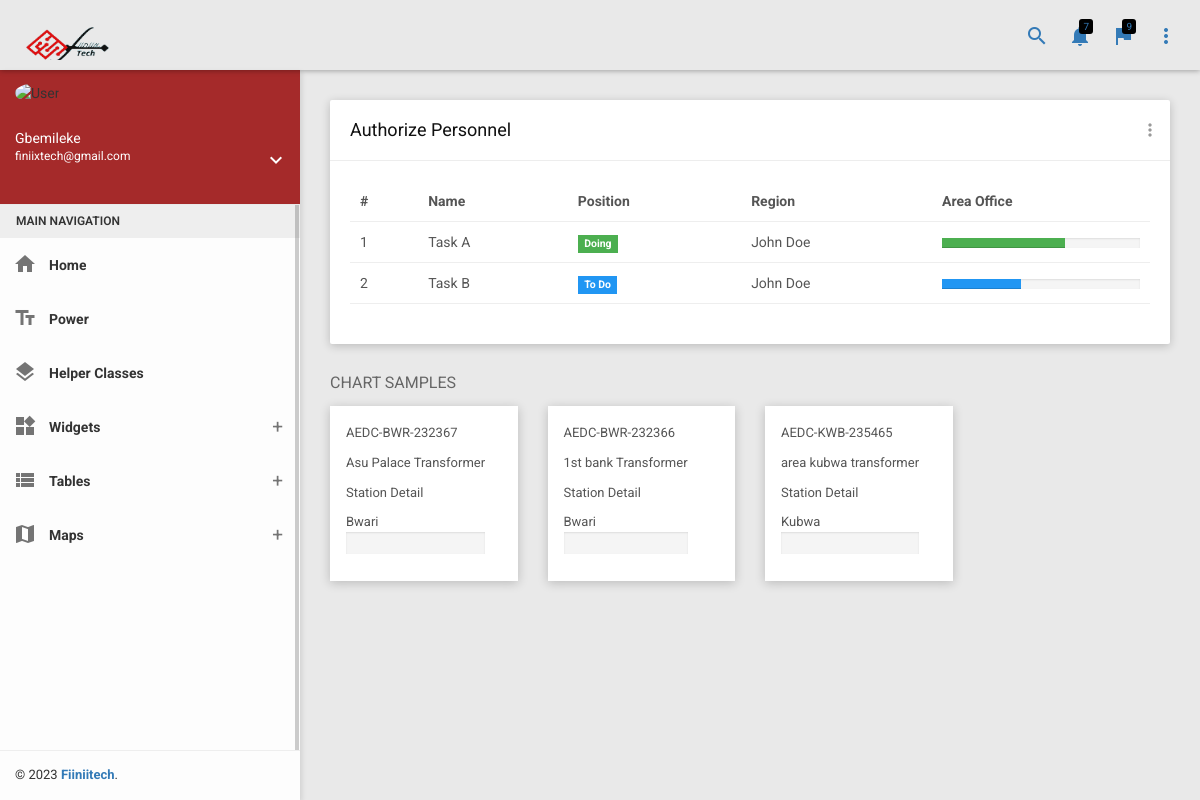
Page /smart-power-network/sps/ (signed in) on the earlier database version.
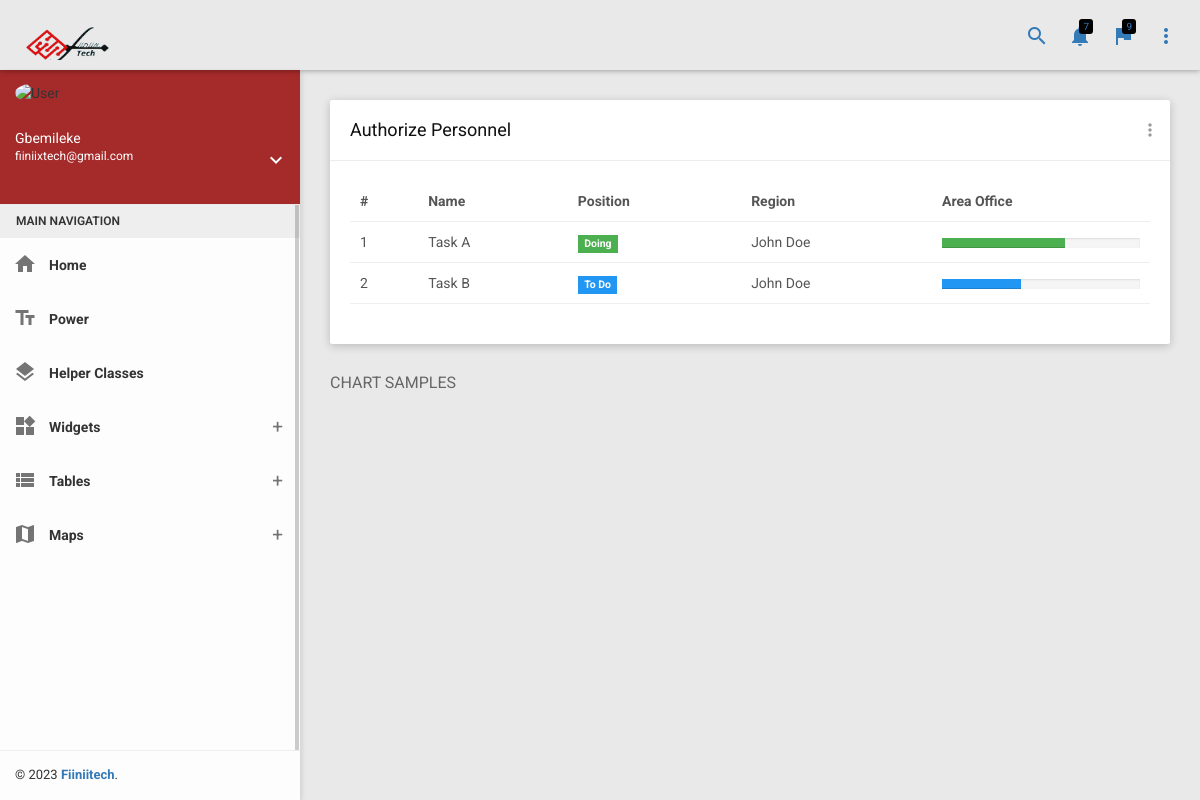
Same page on the later database version.
### authentication/models.py (models this page shows, shortened)
class User(AbstractBaseUser, PermissionsMixin):
    LEVEL_ONE = 1
    LEVEL_TWO = 2
    LEVEL_THREE = 3
    LEVEL_FOUR = 4
    TYPE_CHOICES = ((LEVEL_ONE, 'L1'),(LEVEL_TWO, 'L2'),(LEVEL_THREE, 'L3'),(LEVEL_FOUR, 'L4'),)
    customer_level_choices = models.PositiveSmallIntegerField(choices=TYPE_CHOICES, blank=True, null=True)
    customer_type = models.CharField(max_length=255)
    username = models.CharField(max_length=255)
    email = models.EmailField(max_length=255, unique=True)
    first_name = models.CharField(max_length=255)
    last_name = models.CharField(max_length=255)
    is_active = models.BooleanField(default=True)
    is_staff = models.BooleanField(default=False)
    middle_name = models.CharField(max_length=150, blank=True)
    country = CountryField()
    phone_number = PhoneNumberField(blank=True)
    postcode = models.CharField(max_length=12, blank=True)
    address_line_1 = models.CharField(max_length=150, blank=True)
    town_city = models.CharField(max_length=150, blank=True, null=True)
    date_of_birth = models.DateField(null=True)
    profile_pic = models.ImageField(upload_to='media/profile/userprofile/', blank=True)
    created_at = models.DateTimeField(auto_now_add=True)
    updated_at = models.DateTimeField(auto_now=True)
    objects = UserAccountManager()
    USERNAME_FIELD = 'email'
    REQUIRED_FIELDS = ['first_name', 'last_name']

### iotPowerSystem/models.py (models this page shows, shortened)
class Station(models.Model):
    company = models.CharField(max_length=255)
    regional_office =  models.CharField(max_length=255)
    area_office =  models.CharField(max_length=255)
    station_name = models.CharField(max_length=255)
    code = models.CharField(max_length=255)
    profile = models.ManyToManyField(UserProfile)
    location=  models.CharField(max_length=255)
    longtitudes = models.FloatField()
    latitude = models.FloatField()
    max_power = models.FloatField(max_length=255)
    zipcode = models.IntegerField(null=True)
    country = CountryField()
    local_gov_area = models.CharField(max_length=225, null=True)
    state = models.SlugField(max_length=225, null=False)
    def get_absolute_url(self):
        return reverse('smartpower:station_detail', args=[self.code])

### iotPowerSystem/views.py (the view)
# urls.py: path('sps/', index, name='home'),
@login_required
def index(request):
    if request.user.is_authenticated:
        user = request.user
        profile = UserProfile.objects.get(user=user)
        pp= get_object_or_404(UserProfile, user=user)
        if request.user.is_superuser:
            station = Station.objects.all()
            context={'station':station}
            return render(request, 'iotPowerSystem/frontpage.html',context)
        elif pp.staff_position=="DISPATCH" or pp.staff_position=="MTECH":
            station = Station.objects.filter(regional_office = profile.regional_office)
            return render(request, 'iotPowerSystem/frontpage.html',{'station':station})
        elif pp.staff_position=="SMD":
            station = Station.objects.filter(area_office = profile.area_office)
            return render(request, 'iotPowerSystem/frontpage.html',{'station':station})
        elif pp.staff_position=="SERVICE ENGINEER":
            station = Station.objects.filter(profile = profile)
            return render(request, 'iotPowerSystem/frontpage.html',{'station':station})
        elif pp.staff_position=="HQ":
            station = Station.objects.filter(copmany = profile.company)
            return render(request, 'iotPowerSystem/frontpage.html',{'station':station})
        else:
            messages.warning(request, 'User not registar')
            return redirect('smartpower:register')
    else:
        return redirect('authentication:userlogin')

### basket/basket_context_processors.py (called while the page is built)
def basket(request):
    return{'basket': Basket(request)}

### mainpage/service_context_processors.py (called while the page is built)
def serviceCategories(request):
	return {
        'serviceCategories': ServiceCategory.objects.all()
    }

### shop/product_context_processors.py (called while the page is built)
def categories(request):
    return {
        'categories': Category.objects.all()
    }

### templates/iotPowerSystem/frontpage.html (shortened to what the changed rows need)
{% extends "./base_power_system.html" %}
{%  load static %}
{% block content %}
 {% include './component/sidebar.html' %}
<section class="content">
    <div class="container-fluid">
        <div class="row clearfix">
            <div class="col-xs-12 col-sm-12 col-md-12 col-lg-12">
                <div class="card">
                    <div class="header">
                        <h2>Authorize Personnel</h2>
                    </div>
                    <div class="body">
                        <div class="table-responsive">
                            <table class="table table-hover dashboard-task-infos">
                                <thead>
                                    <tr>
                                        <th>#</th>
                                        <th>Name</th>
                                        <th>Position</th>
                                        <th>Region</th>
                                        <th>Area Office</th>
                                    </tr>
                                </thead>
                            </table>
                        </div>
                    </div>
                </div>
            </div>
        </div>
    </div>
    <div class="container-fluid">
        <div class="block-header">
            <h2>CHART SAMPLES</h2>
        </div>
        <div class="row">
            {%for s in station%}
            <div class="col-lg-3 col-md-3 col-sm-6 col-xs-12">
                <div class="info-box-4">
                    <div class="content">
                        <div class="text" data-chartcolor="yellow">{{s.code}}</div>
                        <div class="text"><a class="text" href='{% url "smartpower:sps_page" s.code %}'>{{s.station_name}}</a></div>
                        <div class="text"><a class="text" href="{{ s.get_absolute_url }}">Station Detail</a></div>
                        <div class="text">{{s.area_office}}</div>
                        <div id="{{s.code}}"  data-url="{% url 'smartpower:xterpower' s.code %}">
                            <div class="progress">
                            </div>
                        </div>
                    </div>
                </div>
            </div>
            {%endfor%}
        </div>
    </div>
</section>
{% endblock %}

### templates/iotPowerSystem/component/sidebar.html (shortened to what this page needs)
<section>
    <aside id="leftsidebar" class="sidebar">
        <div class="user-info">
            <div class="image">
                <img src="images/user.png" width="48" height="48" alt="User" />
            </div>
            <div class="info-container">
                <div class="name" data-toggle="dropdown" aria-haspopup="true" aria-expanded="false">{{ user.first_name }}</div>
                <div class="email">{{ user.email }}</div>
                <div class="btn-group user-helper-dropdown">
                    <i class="material-icons" data-toggle="dropdown" aria-haspopup="true" aria-expanded="true">keyboard_arrow_down</i>
                </div>
            </div>
        </div>
        <div class="menu">
            <ul class="list">
                <li class="header">MAIN NAVIGATION</li>
                <li class="active">
                    <a href="{% url 'smartpower:home' %}">
                        <i class="material-icons">home</i>
                        <span>Home</span>
                    </a>
                </li>
                <li>{% if user.is_superuser %}
                    <a href="{% url 'smartpower:sta_register' %}">
                        <i class="material-icons">text_fields</i>
                        <span>Power</span>
                    </a>
                    {%endif%}
                </li>
                <li>
                    <a href="pages/helper-classes.html">
                        <i class="material-icons">layers</i>
                        <span>Helper Classes</span>
                    </a>
                </li>
                <li>
                    <a href="javascript:void(0);" class="menu-toggle">
                        <i class="material-icons">widgets</i>
                        <span>Widgets</span>
                    </a>
                </li>
                <li>
                    <a href="javascript:void(0);" class="menu-toggle">
                        <i class="material-icons">view_list</i>
                        <span>Tables</span>
                    </a>
                </li>
                <li>
                    <a href="javascript:void(0);" class="menu-toggle">
                        <i class="material-icons">map</i>
                        <span>Maps</span>
                    </a>
                </li>
            </ul>
        </div>
        <div class="legal">
            <div class="copyright">
                &copy; 2023 <a href="/">Fiiniitech</a>.
            </div>
        </div>
    </aside>
</section>

Differences in the rows shown:
removed Station: code "AEDC-BWR-232367", station_name "Asu Palace Transformer", area_office "Bwari"
removed Station: code "AEDC-BWR-232366", station_name "1st bank Transformer", area_office "Bwari"
removed Station: code "AEDC-KWB-235465", station_name "area kubwa transformer", area_office "Kubwa"
changed User "Gbemileke": email "finiixtech@gmail.com" → "fiiniixtech@gmail.com"
